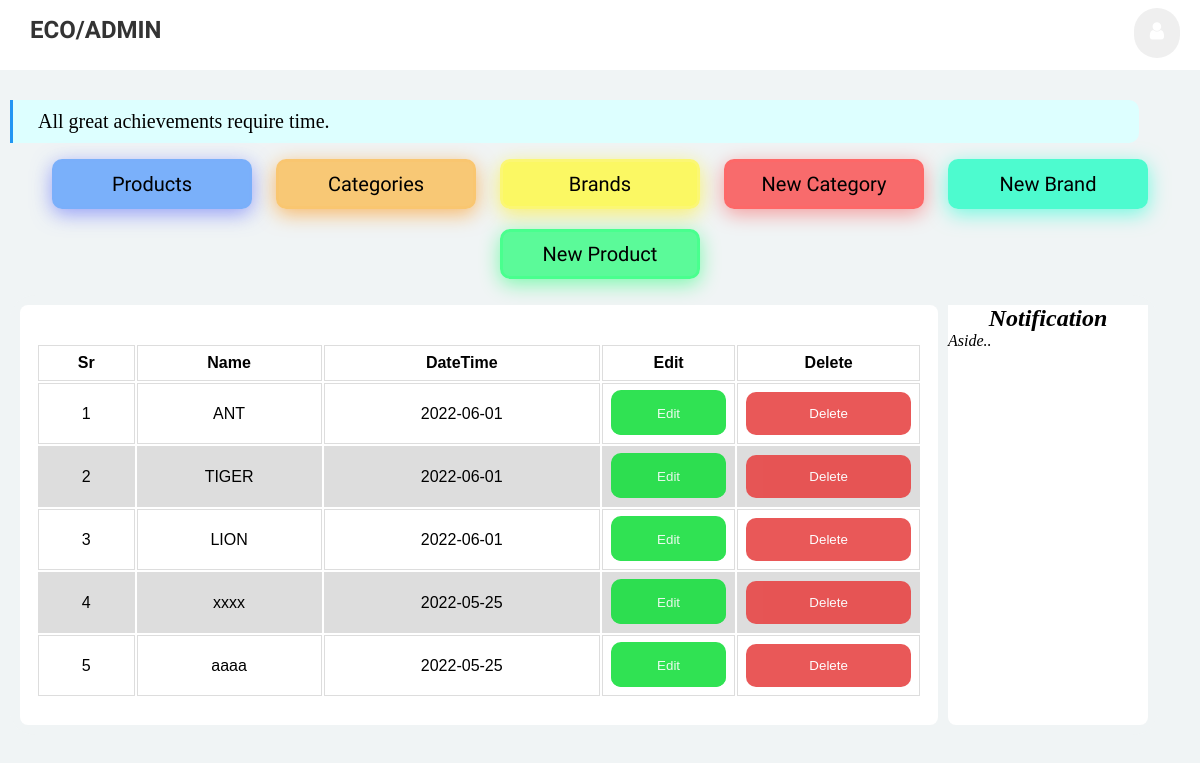
The app's page /brands (signed in) with its own data.
### pet_shop/products/models.py (models this page shows, shortened)
class BrandName(db.Model):
    __tablename__ = 'brand'
    id = db.Column(db.Integer, primary_key=True)
    name = db.Column(db.String(30), unique=True, nullable=False)
    user_id = db.Column(db.Integer, db.ForeignKey('users.id'), nullable=False)
    pub_date = db.Column(db.DateTime, nullable=False, default=datetime.utcnow)

### pet_shop/products/routes.py (the view)
@app.route("/brands", methods=['GET','POST'])
def Brands():
    brands = BrandName.query.filter_by(user_id=current_user.id)\
        .order_by(BrandName.pub_date.desc()).all()
    return render_template('Brand.html', title="Update brand", brands=brands, brand=brand)

### pet_shop/admin/models.py (called while the page is built)
@login_manager.user_loader
def load_user(user_id):
    return User.query.get(int(user_id))

### pet_shop/templates/Brand.html (shortened to what this page needs)
{% extends 'layout.html' %}
  {% block content %}
        <main>
        <table class="table tbale-sm">
            <thead>
            <tr>
                <th>Sr</th>
                <th>Name</th>
                <th>DateTime</th>
                <th>Edit</th>
                <th>Delete</th>
             </tr>
            </thead>
            <tbody>
              {% for brand in brands %}
        <tr>
    <td>{{loop.index}}</td>
    <td class="brandname"><a href="{{url_for('brand', brand_id=brand.id)}}">{{brand.name}}</a></td>
    <td>{{ brand.pub_date.strftime('%Y-%m-%d') }}</td>
    <td>
     <a href="{{url_for('Update_Brand', brand_id=brand.id) }}" class="edit-buttons"><button class="edit-buttons">Edit</button></a>
    </td>
    <td>
      <button class="dialog-buttons" onclick="document.getElementById('id01-{{brand.id}}').style.display='block'" type="button">Delete</button>
    </td>
</tr>
{% endfor %}
</tbody>
            </table>
        </main>
{% endblock content %}

### pet_shop/static/css/admin.css (style rules this page uses)
* { margin:0; padding:0; text-decoration: none; list-style: none; }
body { background-color: #F4F7FA; background-color: #f0f4f5; height: auto; }
main, aside { flex:0 100%; height:400px; }
main { background: #ffffff; padding-top: 20px; flex: 1 1 0px; overflow: scroll; border-radius: 8px; }
@media (max-width: 1341px) { main { flex: 1 1 0px; gin-left: 10px; } }
table { font-family: arial, sans-serif; padding: 0 16px; width: 100%; }
td, th { border: 1px solid #dddddd; text-align: center; padding: 8px; }
tr:nth-child(even) { background-color: #dddddd; }
.brandname { color: black; transition: 2s; transition-timing-function: ease; cursor: pointer; }
.brandname a { color: black; list-style: none; text-decoration: none; }
.edit-buttons { background-color: #1adf41; color: white; padding: 14px 0px; border: none; cursor: pointer; width: 100%; opacity: 0.9; border-radius: 10px; }
.dialog-buttons { background-color: #e74646; color: white; padding: 14px 0px; border: none; cursor: pointer; width: 100%; opacity: 0.9; border-radius: 10px; }

### records on screen
BrandName: name "ANT", pub_date "2022-06-01"
BrandName: name "TIGER", pub_date "2022-06-01"
BrandName: name "LION", pub_date "2022-06-01"
BrandName: name "xxxx", pub_date "2022-05-25"
BrandName: name "aaaa", pub_date "2022-05-25"
